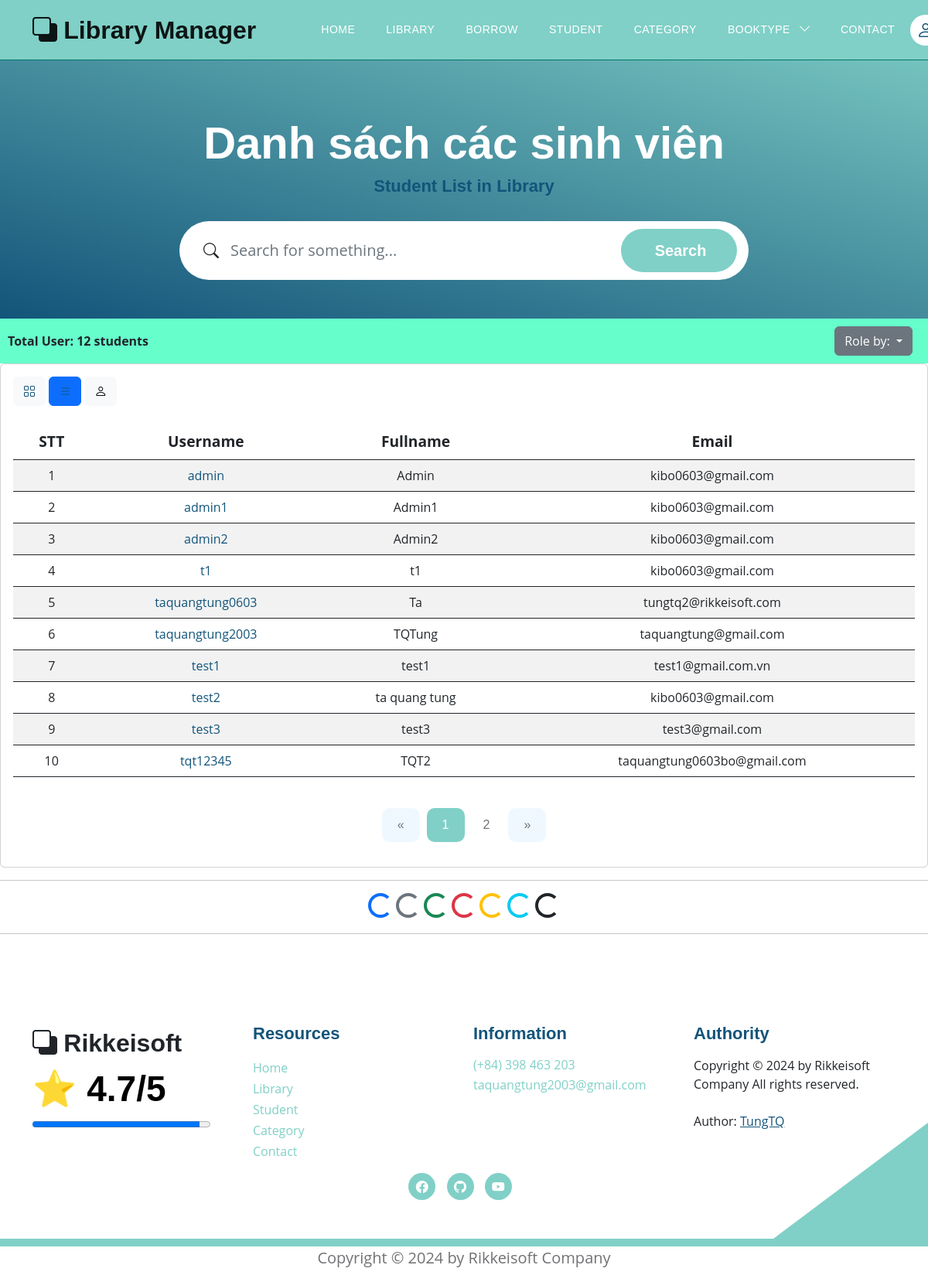
Screenshot of /users?view=1 with the database file from the repository.
### models.py (models this page shows)
class User(Base):
    __tablename__ = 'users'
    username = Column(String(30), primary_key=True, unique=True, index=True)
    fullname = Column(String(100), index=True)
    email = Column(String(100), index=True)
    password = Column(String(100), index=True)
    role = Column(Integer, index=True)
    delete_flag = Column(Integer, index=True)
    avatar = Column(String(500), index=True, nullable=True)     # Trường thông tin avatar
    books = relationship("Book", back_populates="user")
    comments = relationship("CommentBook", back_populates="usercomment")
    join_requests = relationship('JoinAdmin', back_populates='user')

### routers/student.py (the view)
@router.get('/users', response_class=HTMLResponse)
async def get_all_users(request: Request, view: int, page: int = Query(1, gt=0), page_size: int = Query(8, gt=0), page_size2: int = Query(10, gt=0), db: Session = Depends(models.get_db)):
    mean_star = function.get_mean_star(db)
    all_category2 = db.query(models.Category).filter(models.Category.delete_flag != 1).all()
    if view == 0:
        offset = (page - 1) * page_size
        all_users = db.query(models.User).filter(models.User.delete_flag == 0).order_by(models.User.username).offset(offset).limit(page_size).all()
        total_users = db.query(models.User).filter(models.User.delete_flag == 0).count()
        total_pages = (total_users + page_size - 1) // page_size    # Tinh tổng số trang sẽ có
        return templates.TemplateResponse("students/student_list.html", {
            "request": request,
            "all_users": all_users,
            "mean_star": mean_star,
            "page": page,
            "total_users": total_users,
            "total_pages": total_pages,
            "all_category2": all_category2})
    else:
        offset = (page - 1) * page_size2
        all_users = db.query(models.User).filter(models.User.delete_flag == 0).order_by(models.User.username).offset(offset).limit(page_size2).all()
        total_users = db.query(models.User).filter(models.User.delete_flag == 0).count()
        total_pages = (total_users + page_size2 - 1) // page_size2    # Tinh tổng số trang sẽ có
        return templates.TemplateResponse("students/student_doc.html", {
            "request": request,
            "all_users": all_users,
            "mean_star": mean_star,
            "page": page,
            "total_users": total_users,
            "total_pages": total_pages,
            "all_category2": all_category2})

### templates/students/student_doc.html (shortened to what this page needs)
{% extends "base.html" %}
{% block content %}
<section class="hero-section d-flex justify-content-center align-items-center" id="section_1"
    style="padding-bottom: 50px;">
    <div class="container">
        <div class="row">
            <div class="col-lg-8 col-12 mx-auto">
                <h1 class="text-white text-center"> Danh sách các sinh viên </h1>
                <h6 class="text-center"> Student List in Library </h6>
                <form action="/users/search_students?view=1" method="get" class="custom-form mt-4 pt-2 mb-lg-0 mb-5"
                    role="search">
                    <div class="input-group input-group-lg">
                        <span class="input-group-text bi-search" id="basic-addon1">
                        </span>
                        <input name="searching" type="search" class="form-control" id="searching"
                            placeholder="Search for something..." aria-label="Search">
                        <button type="submit" class="form-control">Search</button>
                    </div>
                </form>
            </div>
        </div>
    </div>
</section>
<div style="display: flex; justify-content: space-between; align-items: center; background-color: #66FFCC; padding: 10px;">
    <div class="col-md-6">
        <div class="dataTables_length" id="DataTables_Table_0_length">
            <label><b>Total User: {{total_users}} students</b></label>
        </div>
    </div>
    <div class="dropdown" style="padding-right: 10px;">
        <button class="btn btn-secondary dropdown-toggle" type="button" data-bs-toggle="dropdown" aria-expanded="false">
            Role by:
        </button>
    </div>
</div>
<div class="card card-table comman-shadow">
    <div class="card-body">
        <div class="table-responsive">
            <div id="DataTables_Table_0_wrapper" class="dataTables_wrapper no-footer">
                <div class="row">
                    <div class="button-container">
                        <button class="btn btn-light button">
                            <a href="/users?view=0">
                                <i class="bi bi-grid"></i>
                            </a>
                        </button>
                        <button class="btn btn-primary button">
                            <a href="/users?view=1">
                                <i class="bi bi-list"></i>
                            </a>
                        </button>
                        <button class="btn btn-light button">
                            <a href="/authority/requirements" style="color: inherit; text-decoration: none;">
                                <i class="bi bi-person"></i>
                            </a>
                        </button>
                    </div>
                </div>
                <br>
                <table
                    class="table border-0 star-student table-hover table-center mb-0 datatable table-striped dataTable no-footer"
                    id="DataTables_Table_0" aria-describedby="DataTables_Table_0_info">
                    <thead class="student-thread">
                        <tr style="text-align: center; font-size:larger;">
                            <th rowspan="1" colspan="1"
                                aria-label="ID: activate to sort column ascending">STT</th>
                            <th rowspan="1" colspan="1"
                                aria-label="Username: activate to sort column ascending">Username</th>
                            <th rowspan="1" colspan="1"
                                aria-label="Fullname: activate to sort column ascending">Fullname</th>
                            <th rowspan="1" colspan="1"
                                aria-label="Email: activate to sort column ascending">Email</th>
                        </tr>
                    </thead>
                    <tbody>
                        <form action="">
                        {% set start_index = (page - 1) * 10 %}
                        {% for student in all_users %}
                            <tr class="{% if loop.index is even %} even {% else %}odd{% endif %}">
                                <td style="text-align: center;">{{start_index + loop.index}}</td>
                                <td style="text-align: center;"> <a href="users/detail_student?username_choice={{student.username}}">{{ student.username }}</a></td>
                                <td style="text-align: center;">{{ student.fullname }}</td>
                                <td style="text-align: center;">{{ student.email }}</td>
                            </tr>
                        {% endfor %}
                        </form>
                    </tbody>
                </table>
                <div style="text-align: center;">
                    <nav aria-label="Page navigation example" style="display: inline-block;">
                        <ul class="pagination">
                            <li class="page-item {% if page == 1 %}disabled{% endif %}">
                                <a class="page-link" href="/users?view=1&page={{ page - 1 }}" aria-label="Previous">
                                    <span aria-hidden="true">&laquo;</span>
                                </a>
                            </li>
                            {% for num in range(1, total_pages + 1) %}
                            <li class="page-item {% if num == page %}active{% endif %}">
                                <a class="page-link" href="/users?view=1&page={{ num }}">{{ num }}</a>
                            </li>
                            {% endfor %}
                            <li class="page-item {% if page == total_pages %}disabled{% endif %}">
                                <a class="page-link" href="/users?view=1&page={{ page + 1 }}" aria-label="Next">
                                    <span aria-hidden="true">&raquo;</span>
                                </a>
                            </li>
                        </ul>
                    </nav>
                </div>
            </div>
        </div>
    </div>
</div>
<hr>
<div style="text-align: center;">
    <div class="spinner-border text-primary" role="status">
    </div>
    <div class="spinner-border text-secondary" role="status">
    </div>
    <div class="spinner-border text-success" role="status">
    </div>
    <div class="spinner-border text-danger" role="status">
    </div>
    <div class="spinner-border text-warning" role="status">
    </div>
    <div class="spinner-border text-info" role="status">
    </div>
    <div class="spinner-border text-dark" role="status">
    </div>
</div>
<hr>
{% endblock content %}

### static/css/templatemo-topic-listing.css (style rules this page uses)
:root { --white-color: #ffffff; --primary-color: #13547a; --secondary-color: #80d0c7; --section-bg-color: #f0f8ff; --custom-btn-bg-color: #80d0c7; --custom-btn-bg-hover-color: #13547a; --dark-color: #000000; --p-color: #717275; --border-color: #7fffd4; --link-hover-color: #13547a; --body-font-family: 'Open Sans', sans-serif; --title-font-family: 'Montserrat', sans-serif; --h1-font-size: 58px; --h2-font-size: 46px; --h3-font-size: 32px; --h4-font-size: 28px; --h5-font-size: 24px; --h6-font-size: 22px; --p-font-size: 20px; --menu-font-size: 14px; --btn-font-size: 18px; --copyright-font-size: 16px; --border-radius-large: 100px; --border-radius-medium: 20px; --border-radius-small: 10px; --font-weight-normal: 400; --font-weight-medium: 500; --font-weight-semibold: 600; --font-weight-bold: 700; }
body { background-color: var(--white-color); font-family: var(--body-font-family); }
h2, h3, h4, h5, h6 { color: var(--dark-color); }
h1, h2, h3, h4, h5, h6 { font-family: var(--title-font-family); font-weight: var(--font-weight-semibold); }
h1 { font-size: var(--h1-font-size); font-weight: var(--font-weight-bold); }
h6 { color: var(--primary-color); font-size: var(--h6-font-size); }
ul li { color: var(--p-color); font-size: var(--p-font-size); font-weight: var(--font-weight-normal); }
a, button { touch-action: manipulation; transition: all 0.3s; }
a { display: inline-block; color: var(--primary-color); text-decoration: none; }
b, strong { font-weight: var(--font-weight-bold); }
.hero-section { background-image: linear-gradient(15deg, #13547a 0%, #80d0c7 100%); position: relative; overflow: hidden; padding-top: 150px; padding-bottom: 150px; }
.hero-section .input-group { background-color: var(--white-color); border-radius: var(--border-radius-large); padding: 10px 15px; }
.hero-section .input-group-text { background-color: transparent; border: 0; }
.hero-section input[type="search"] { border: 0; box-shadow: none; margin-bottom: 0; padding-left: 0; }
.hero-section button[type="submit"] { background-color: var(--primary-color); border: 0; border-radius: var(--border-radius-large) !important; color: var(--white-color); max-width: 150px; }
.pagination { margin-top: 40px; }
.page-link { border: 0; border-radius: var(--border-radius-small); color: var(--p-color); font-family: var(--title-font-family); margin: 0 5px; padding: 10px 20px; }
.page-item:first-child .page-link { margin-right: 10px; }
.page-item:first-child .page-link, .page-item:last-child .page-link { background-color: var(--section-bg-color); border-radius: var(--border-radius-small); }
.active>.page-link, .page-link.active { background-color: var(--secondary-color); border-color: var(--secondary-color); }
.custom-form .form-control { border-radius: var(--border-radius-large); color: var(--p-color); margin-bottom: 24px; padding-top: 13px; padding-bottom: 13px; padding-left: 20px; outline: none; }
.custom-form button[type="submit"] { background: var(--custom-btn-bg-color); border: none; border-radius: var(--border-radius-large); color: var(--white-color); font-family: var(--title-font-family); font-size: var(--p-font-size); font-weight: var(--font-weight-semibold); transition: all 0.3s; margin-bottom: 0; }

### rows the page displays
User: index "1", username "admin", fullname "Admin", email "kibo0603@gmail.com"
User: index "2", username "admin1", fullname "Admin1", email "kibo0603@gmail.com"
User: index "3", username "admin2", fullname "Admin2", email "kibo0603@gmail.com"
User: index "4", username "t1", fullname "t1", email "kibo0603@gmail.com"
User: index "5", username "taquangtung0603", fullname "Ta", email "tungtq2@rikkeisoft.com"
User: index "6", username "taquangtung2003", fullname "TQTung", email "taquangtung@gmail.com"
User: index "7", username "test1", fullname "test1", email "test1@gmail.com.vn"
User: index "8", username "test2", fullname "ta quang tung", email "kibo0603@gmail.com"
User: index "9", username "test3", fullname "test3", email "test3@gmail.com"
User: index "10", username "tqt12345", fullname "TQT2", email "taquangtung0603bo@gmail.com"

### other values shown
{{ total_users }} "12"
{{ num }} "1" "2"
{{ mean_star }} "4.7"
